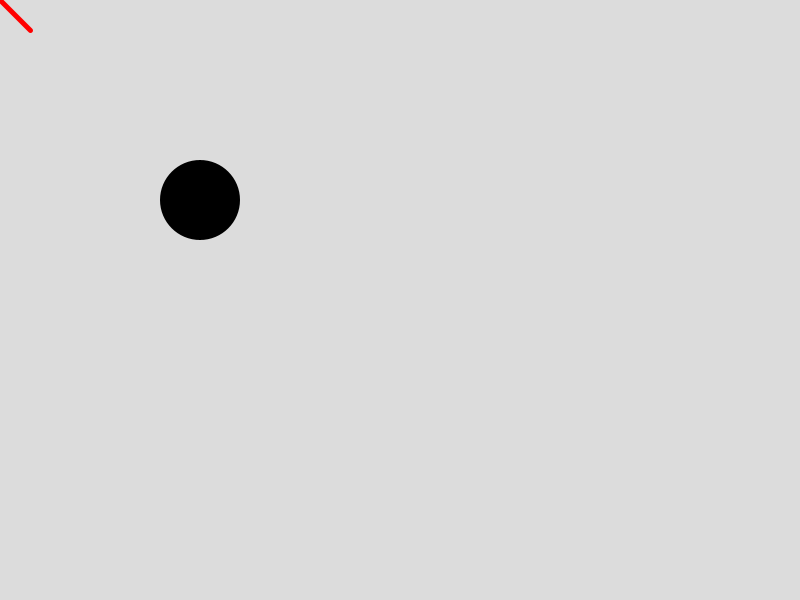
Frame 1 (no input)
Frame 60 (the mouse pressed at the canvas centre just before this capture): identical to frame 1, image omitted
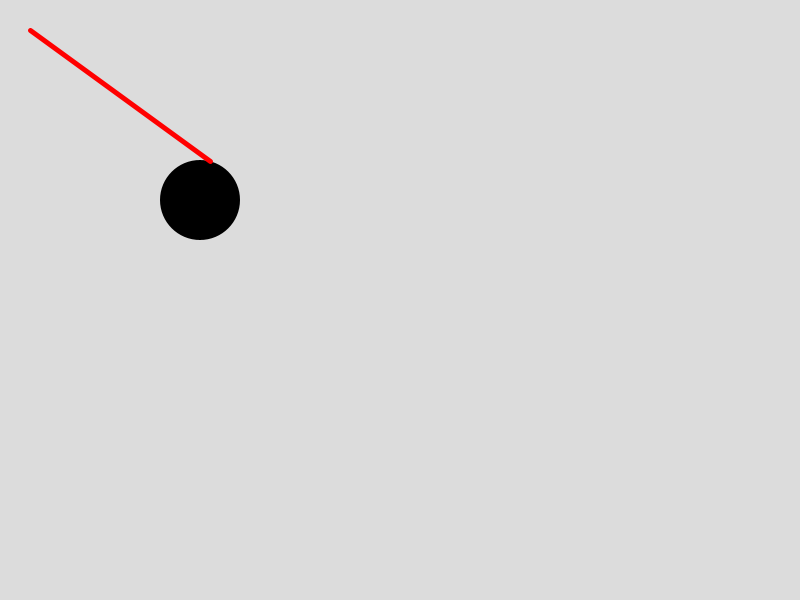
Frame 120 (the mouse held since frame 60 and released just before this capture)

The Processing sketch that drew these frames (run headless with seeded random() and noise(); from frame 60 on, the mouse is pressed at the canvas centre):

// Processing sketch: laser_test
// ── laser_test.pde
ArrayList<Obstacle> obstacles = new ArrayList<>();

class Obstacle {
  PVector center;
  float r;
  Obstacle(PVector center, float r) {
    this.center = center;
    this.r = r;
  }
  void update() {
    drawThis();
  }
  void drawThis() {
    noStroke();
    fill(0);
    circle(center.x,center.y,r*2);
  }
}

void setup() {
  size(800,600);
  
  obstacles.add(new Obstacle(new PVector(200,200), 40));
}

void draw() {
  background(220);
  
  obstacles.forEach((el) -> el.update());
  laser(new PVector(30,30), new PVector(mouseX,mouseY));
}

void laser(PVector from, PVector to) {
  strokeWeight(5);
  stroke(255,0,0);
  PVector current_pos = from.copy();
  PVector dir_normalized = (to.copy().sub(from)).normalize();
  Obstacle o = obstacles.get(0);
  for (int i=0; i<PVector.dist(from,to);i++) {
    if (PVector.dist(current_pos,o.center) <= o.r) {
      line(from.x,from.y,current_pos.x,current_pos.y);
      return;
    }
    current_pos.add(dir_normalized);
  }
  line(from.x,from.y,to.x,to.y);
}
